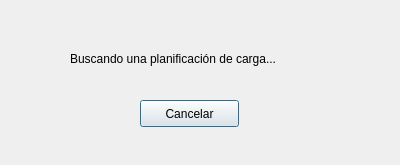
<?xml version="1.0" encoding="UTF-8"?>
<ui version="4.0">
 <class>AlgorithmExecutionDialog</class>
 <widget class="QDialog" name="AlgorithmExecutionDialog">
  <property name="geometry">
   <rect>
    <x>0</x>
    <y>0</y>
    <width>400</width>
    <height>165</height>
   </rect>
  </property>
  <property name="windowTitle">
   <string>Información</string>
  </property>
  <widget class="QLabel" name="label">
   <property name="geometry">
    <rect>
     <x>70</x>
     <y>50</y>
     <width>256</width>
     <height>17</height>
    </rect>
   </property>
   <property name="text">
    <string>Buscando una planificación de carga...</string>
   </property>
  </widget>
  <widget class="QPushButton" name="pushButtonCancel">
   <property name="geometry">
    <rect>
     <x>140</x>
     <y>100</y>
     <width>99</width>
     <height>27</height>
    </rect>
   </property>
   <property name="text">
    <string>Cancelar</string>
   </property>
  </widget>
 </widget>
 <resources/>
 <connections/>
</ui>
